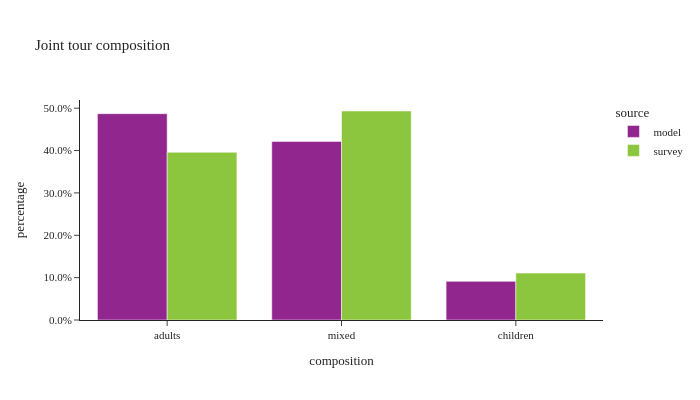

The code cell stored with this chart in its notebook:
### Code cell
util.plot_share_barchart(joint_tour_data, 'tour_weight', 'composition', title="Joint tour composition")

### Figure 1 — Plotly figure (JSON) as saved in the notebook; plotly's stock layout.template omitted (floating-point values rounded to 4 significant figures)
{"data": [{"alignmentgroup": "True", "customdata": [[47135], [40792], [8827]], "hovertemplate": "source=model<br>composition=%{x}<br>percentage=%{y}<br>sample_size=%{customdata[0]}<extra></extra>", "legendgroup": "model", "marker": {"color": "#91268F", "pattern": {"shape": ""}}, "name": "model", "offsetgroup": "model", "orientation": "v", "showlegend": true, "textposition": "auto", "type": "bar", "x": ["adults", "mixed", "children"], "xaxis": "x", "y": [0.4872, 0.4216, 0.09123], "yaxis": "y"}, {"alignmentgroup": "True", "customdata": [[533], [398], [83]], "hovertemplate": "source=survey<br>composition=%{x}<br>percentage=%{y}<br>sample_size=%{customdata[0]}<extra></extra>", "legendgroup": "survey", "marker": {"color": "#8CC63E", "pattern": {"shape": ""}}, "name": "survey", "offsetgroup": "survey", "orientation": "v", "showlegend": true, "textposition": "auto", "type": "bar", "x": ["adults", "mixed", "children"], "xaxis": "x", "y": [0.3959, 0.4934, 0.1107], "yaxis": "y"}], "layout": {"barmode": "group", "height": 400, "legend": {"title": {"text": "source"}, "tracegroupgap": 0}, "title": {"text": "Joint tour composition"}, "width": 700, "xaxis": {"anchor": "y", "domain": [0.0, 1.0], "title": {"text": "composition"}}, "yaxis": {"anchor": "x", "domain": [0.0, 1.0], "tickformat": ".1%", "title": {"text": "percentage"}}}}
